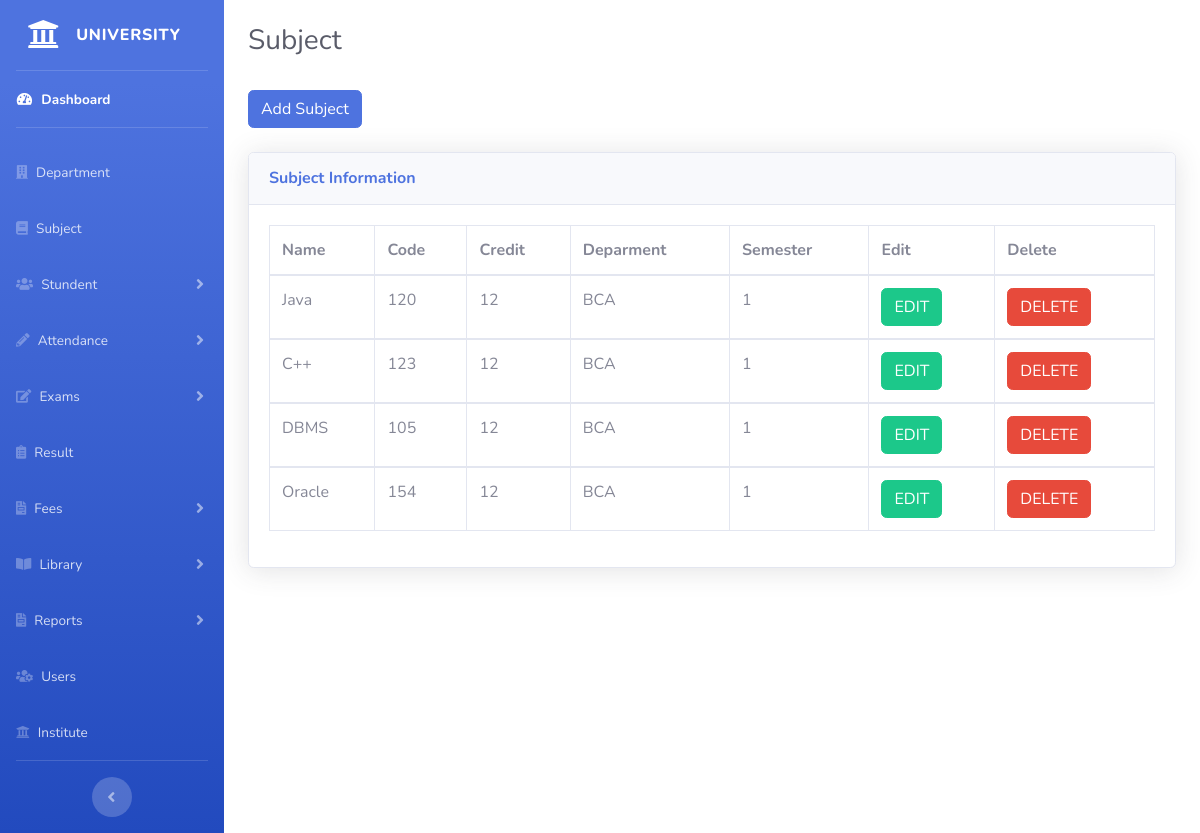
Page /subject.php (signed in) on the earlier database version.
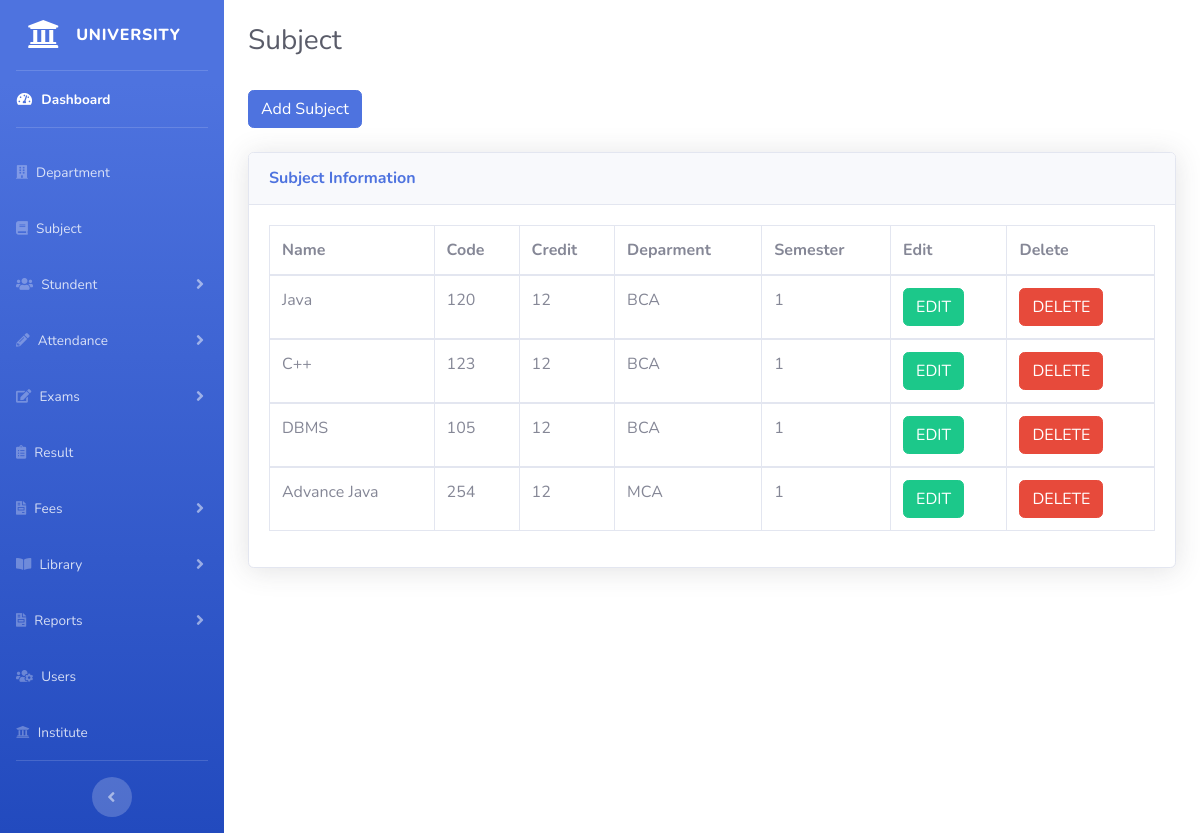
Same page on the later database version.
### tables this page shows
CREATE TABLE `subject` (
  `subject_id` int(10) NOT NULL,
  `subject_name` varchar(100) NOT NULL,
  `subject_code` int(10) NOT NULL,
  `subject_credit` int(5) NOT NULL,
  `department_id` int(10) NOT NULL,
  `semester` int(2) NOT NULL
);

CREATE TABLE `department` (
  `id` int(10) NOT NULL,
  `name` varchar(50) NOT NULL,
  `code` varchar(50) NOT NULL,
  `description` varchar(500) NOT NULL,
  `year` int(5) NOT NULL,
  `crated_at` timestamp NOT NULL DEFAULT CURRENT_TIMESTAMP
);

### subject.php (the view, shortened to what this page needs)
<?php
include("security.php");
include("includes/header.php");
include("includes/navbar.php");
?>
<link href="vendor/datatables/dataTables.bootstrap4.min.css" rel="stylesheet">
<div class="container-fluid">
	<h1 class="h3 mb-2 mt-4 text-gray-800">Subject</h1>
	<button name="add_department" class="btn btn-primary mt-4" data-toggle="modal" data-target="#addSubject">
	Add Subject
	</button>
	<div class="card shadow mb-4 mt-4">
		<div class="card-header py-3">
			<h6 class="m-0 font-weight-bold text-primary">Subject Information</h6>
		</div>
		<div class="card-body">
			<div class="table-responsive">
				<?php
				$getsubject = "SELECT * FROM subject LEFT JOIN department ON subject.department_id = department.id";
				$query_run = mysqli_query($connection,$getsubject);
				?>
				<table class="table table-bordered" id="dataTable" width="100%" cellspacing="0">
					<thead>
						<tr>
							<th>Name</th>
							<th>Code</th>
							<th>Credit</th>
							<th>Deparment</th>
							<th>Semester</th>
							<th>Edit</th>
							<th>Delete</th>
						</tr>
					</thead>
					<?php
						if(mysqli_num_rows($query_run)>0){
						while ($row = mysqli_fetch_assoc($query_run)) {
						?>
					<tbody>
						<tr>
							<td><?php echo $row['subject_name']; ?></td>
							<td><?php echo $row['subject_code']; ?></td>
							<td><?php echo $row['subject_credit']; ?></td>
							<td><?php echo $row['name']; ?></td>
							<td><?php echo $row['semester']; ?></td>
							<td>
								<form action="edit_subject.php" method="POST">
									<button type="submit" name="edit_btn" class="btn btn-success">EDIT</button>
								</form>
							</td>
							<td>
								<form action="#" method="POST">
									<button type="submit" class="btn btn-danger" name="delete">DELETE</button>
								</form>
							</td>
						</tr>
					</tbody>
					<?php
						}
						} else{
							echo "<p class='text-center font-weight-bold my-5'>No Record Found.</p>";
						}
						?>
				</table>
			</div>
		</div>
	</div>
	<?php
	include("includes/scripts.php");
	include("includes/footer.php");
	?>

Differences in the rows shown:
removed subject: subject_name "Oracle", subject_code "154", subject_credit "12", department.name "BCA", semester "1"
added subject: subject_name "Advance Java", subject_code "254", subject_credit "12", department.name "MCA", semester "1"
